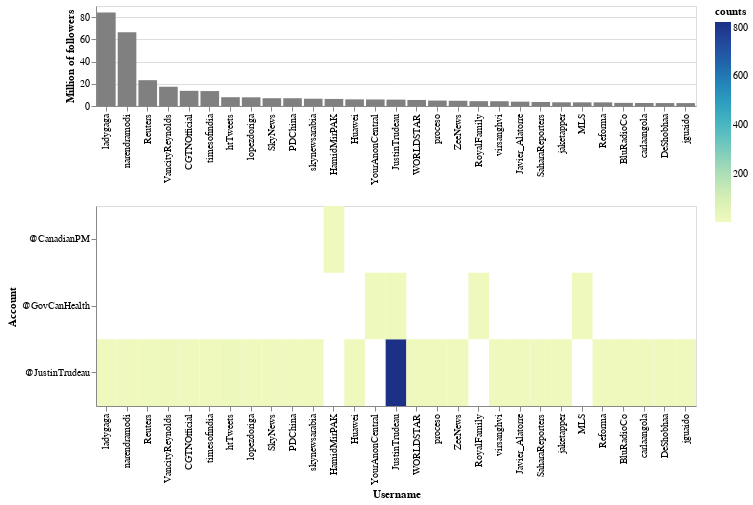

Notebook code cell kept with this figure:
### Code cell
base = alt.Chart(df_aux.head(30)).encode(
    x=alt.X('username', sort=df_aux['username'].unique()[:1100], title='Username'),
    y=alt.Y('account', title='Account')
).properties(height=200, width=600)

top_hist = base.mark_bar(color="gray").encode(
    alt.X('username',
          sort=df_aux['username'].unique()[:1100],
          title=''
         ),
    alt.Y('followers_M', stack=None, title='Million of followers'),
    tooltip = ['username', 'followers_M']
).properties(height=100)

heat = base.mark_rect().encode(
    color='counts',
    tooltip = ['username', 'followers_M', 'counts']
)

top_hist & heat

### Figure 1 — Vega-Lite specification as saved in the notebook (floating-point values rounded to 4 significant figures; data arrays with more than 128 entries replaced by an {"elided": "..."} marker saying what was removed)
{"$schema": "https://vega.github.io/schema/vega-lite/v4.8.1.json", "config": {"view": {"continuousHeight": 300, "continuousWidth": 400}}, "data": {"name": "data-09e6640eea84959b98f2285282490889"}, "datasets": {"data-09e6640eea84959b98f2285282490889": [{"account": "@JustinTrudeau", "counts": 1, "followers_M": 84.09, "username": "ladygaga"}, {"account": "@JustinTrudeau", "counts": 1, "followers_M": 66.4, "username": "narendramodi"}, {"account": "@JustinTrudeau", "counts": 4, "followers_M": 23.24, "username": "Reuters"}, {"account": "@JustinTrudeau", "counts": 7, "followers_M": 17.33, "username": "VancityReynolds"}, {"account": "@JustinTrudeau", "counts": 2, "followers_M": 13.65, "username": "CGTNOfficial"}, {"account": "@JustinTrudeau", "counts": 1, "followers_M": 13.44, "username": "timesofindia"}, {"account": "@JustinTrudeau", "counts": 14, "followers_M": 7.914, "username": "htTweets"}, {"account": "@JustinTrudeau", "counts": 1, "followers_M": 7.818, "username": "lopezdoriga"}, {"account": "@JustinTrudeau", "counts": 3, "followers_M": 7.023, "username": "SkyNews"}, {"account": "@JustinTrudeau", "counts": 1, "followers_M": 6.996, "username": "PDChina"}, {"account": "@JustinTrudeau", "counts": 1, "followers_M": 6.554, "username": "skynewsarabia"}, {"account": "@CanadianPM", "counts": 1, "followers_M": 6.347, "username": "HamidMirPAK"}, {"account": "@JustinTrudeau", "counts": 1, "followers_M": 5.961, "username": "Huawei"}, {"account": "@GovCanHealth", "counts": 4, "followers_M": 5.89, "username": "YourAnonCentral"}, {"account": "@JustinTrudeau", "counts": 823, "followers_M": 5.586, "username": "JustinTrudeau"}, {"account": "@GovCanHealth", "counts": 5, "followers_M": 5.586, "username": "JustinTrudeau"}, {"account": "@JustinTrudeau", "counts": 1, "followers_M": 5.429, "username": "WORLDSTAR"}, {"account": "@JustinTrudeau", "counts": 1, "followers_M": 4.893, "username": "proceso"}, {"account": "@JustinTrudeau", "counts": 1, "followers_M": 4.716, "username": "ZeeNews"}, {"account": "@GovCanHealth", "counts": 1, "followers_M": 4.356, "username": "RoyalFamily"}, {"account": "@JustinTrudeau", "counts": 2, "followers_M": 4.292, "username": "virsanghvi"}, {"account": "@JustinTrudeau", "counts": 1, "followers_M": 3.916, "username": "Javier_Alatorre"}, {"account": "@JustinTrudeau", "counts": 1, "followers_M": 3.605, "username": "SaharaReporters"}, {"account": "@JustinTrudeau", "counts": 1, "followers_M": 3.354, "username": "jaketapper"}, {"account": "@GovCanHealth", "counts": 2, "followers_M": 3.31, "username": "MLS"}, {"account": "@JustinTrudeau", "counts": 1, "followers_M": 3.286, "username": "Reforma"}, {"account": "@JustinTrudeau", "counts": 1, "followers_M": 2.84, "username": "BluRadioCo"}, {"account": "@JustinTrudeau", "counts": 1, "followers_M": 2.705, "username": "carlaangola"}, {"account": "@JustinTrudeau", "counts": 1, "followers_M": 2.649, "username": "DeShobhaa"}, {"account": "@JustinTrudeau", "counts": 1, "followers_M": 2.629, "username": "jguaido"}]}, "vconcat": [{"encoding": {"tooltip": [{"field": "username", "type": "nominal"}, {"field": "followers_M", "type": "quantitative"}], "x": {"field": "username", "sort": {"elided": "1100 str values"}, "title": "", "type": "nominal"}, "y": {"field": "followers_M", "stack": null, "title": "Million of followers", "type": "quantitative"}}, "height": 100, "mark": {"color": "gray", "type": "bar"}, "width": 600}, {"encoding": {"color": {"field": "counts", "type": "quantitative"}, "tooltip": [{"field": "username", "type": "nominal"}, {"field": "followers_M", "type": "quantitative"}, {"field": "counts", "type": "quantitative"}], "x": {"field": "username", "sort": {"elided": "1100 str values"}, "title": "Username", "type": "nominal"}, "y": {"field": "account", "title": "Account", "type": "nominal"}}, "height": 200, "mark": "rect", "width": 600}]}
